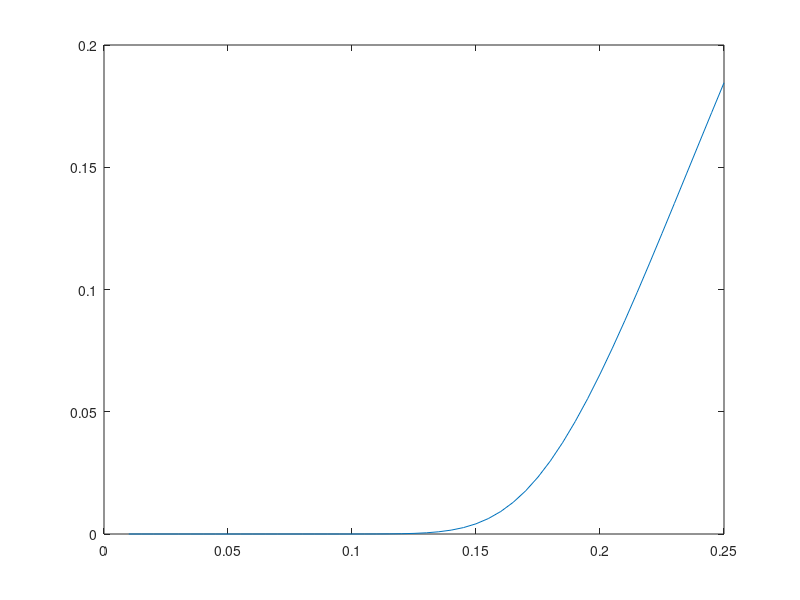

This figure's MATLAB source: (Note: this script raises an error after producing the figure.)
%% ================================================================
%  PART 1 – Q1 : Voice Calls Only (Erlang-B Formula)
%  Compute the blocking probability using the Erlang-B formula
%  for λv ∈ [0.01, 0.5] calls/s, and find λv_max for 1% blocking.
% ================================================================

c=40;            
mu=1/180;      
Pr=0.01;       

lambda=0.01:0.005:0.25;
Bp=zeros(size(lambda));

for i=1:length(lambda)
    s=0;
    for j=0:c
        s=s+(lambda(i)/mu)^j/factorial(j);
    end
    Bp(i)=((lambda(i)/mu)^c)/(factorial(c)*s);
end

figure;
plot(lambda, Bp);
hold on;
yline(Pr,'r','1% target');
xlabel('\lambda_v (calls/s)');
ylabel('Blocking Probability B');
title('Erlang-B Blocking – Voice Only');
grid on;

[~, idx]=min(abs(Bp - Pr));
lambda_v=lambda(idx);
E_v=lambda_v/mu;
fprintf('λv = %.4f calls/s (%.2f Erlangs) for 1%% blocking\n', lambda_v, E_v);
